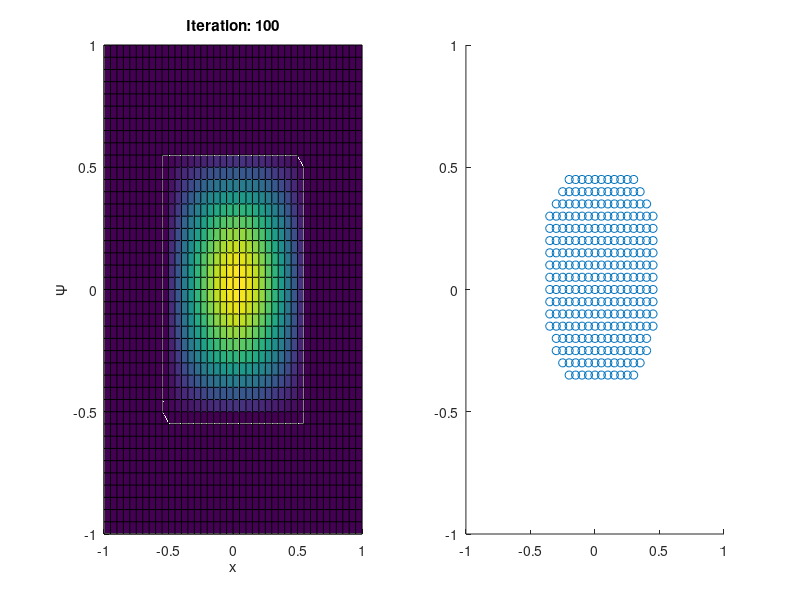

Reproduce this figure in MATLAB.
% qsho_fdrelax.m
% Solve the quantum simple harmonic oscillator for the lowest
% energy wave function using inverse power iteration relaxation
% of the linear system obtained by finite differencing

% Clear memory and show only a few digits
clear all; format short; clf; close all;

% Define values of the independent variable
xmin = -1;
xmax = 1;
ymin = -1;
ymax = 1;
h=0.05;
x=xmin:h:xmax;
y=ymin:h:ymax;
nx = length(x);
ny = length(y);
well_potential = 1e10;
num_states = 1;
thresh = 1e-5;
nits = 100;

% Indexing function
m = @(p,q) (p-1)*nx + q;
% Reverse Indexing
rev = @(k) [floor((k-1)/nx)+1 mod((k-1),nx)+1];

% Size of the linear system
L=length(x)*length(y);

D = zeros(nx*ny,nx*ny);
e=zeros(nx,1);
O=spdiags([e -2*e e], -1:1, nx, nx)/h^2;
I = speye(nx);
L2 = kron(I,O) + kron(I,O);
% Derivative Matrix
for i = 1:nx
    for j = 1:nx
        if i > 1
            D(m(i,j),m(i-1,j)) = 1;
        end
        if i < nx
            D(m(i,j),m(i+1,j)) = 1;
        end
        if j > 1
            D(m(i,j),m(i,j-1)) = 1;
        end
        if j < ny
            D(m(i,j),m(i,j+1)) = 1;
        end
        D(m(i,j),m(i,j)) = -4;
    end
end

D = -D/h^2;

% Add diagonal component associated with the potential
%V = zeros(length(x),length(y));
% 2D Harmonic Oscillator
%V = x'.^2 * ones(1,nx) + ones(1,ny)' * y.^2;
%psi0=cos(0.5*pi*x/5)'*cos(0.5*pi*y/5);


% 2D Infinite well
V = zeros(nx,ny);
V(abs(x)>xmax/2,:) = well_potential;
V(:,abs(y)>ymax/2) = well_potential;
psi0=cos(pi*x/5)'*cos(pi*y/5);

D=D+diag(reshape(V,1,nx*ny));

psi0=reshape(psi0,(nx)*(ny),1);

D=sparse(D);
% Analytic solution for lowest energy wave function
%xa=-5:0.1:5;
%psi_an=exp(-0.5*xa.^2);

tic
%sol = eig(D);
% Inverse
B = inv(D);

%[L,U,P] = lu(D);

for energy_level = 1:num_states
    psi = psi0;
    psi_old = psi;
    figure(energy_level);
    for n=1:nits
        
        % Inverse iteration & normalisation
        %psi = B*psi;
        %Y = L\psi;
        %psi = U\Y;
        psi = B*psi;
        psi = psi/max(psi);
        %psi=psi_new/max(abs(psi_new(:)));
        if abs(sum(psi_old.^2-psi.^2)) < thresh
        %    break;
        end
        
        psi_old = psi;
        
    end
    
    % Plot wave function at each iteration, initial wave
    % function, and analytic solution
    subplot(1,2,1);
    surface(x,y,reshape(psi,nx,ny))
    
    %axis([xmin xmax ymin ymax -1 1]);
    xlabel('x'); ylabel('\Psi');
    title(['Iteration: ',num2str(n)]);
    drawnow;
    
    % Sort values in descending order
    cx = zeros(nx,1);
    cy = zeros(ny,1);
    [sortedValues,sortIndex] = sort(psi.^2/(sum(psi.^2)),'descend');
    summed = 0;
    for item = 1:nx*ny
        if summed < 0.95
            ind = rev(sortIndex(item));
            cx(item) = ind(1);
            cy(item) = ind(2);
        else
            break;
        end
        summed = summed + sortedValues(item);
        
    end
    subplot(1,2,2);
    scatter(cx.*h+xmin,cy.*h+ymin);
    axis([xmin xmax ymin ymax]);
    
    % Calculating Energy of eigenstate
    %Y = L\psi;
    %energy_est = psi./(L\psi);
    energy_est = psi./(B*psi);
    energy_est = reshape(energy_est,nx,ny);
    energy_est = mean(mean(energy_est(abs(x)<=xmax/2, abs(y)<=ymax/2)));
    
    disp('Estimate of eigenvalue E: ');
    disp(energy_est);
    %disp(E_analy);
    
    % Deflation
    %B = B - (psi*psi')/(energy_est*psi'*psi);
    B = B - (psi*psi')/(energy_est*psi'*psi);
    %psiA = psi/sqrt(sum(psi.^2));
    %D = D-(psiA'*D*psiA);
    %[L,U,P] = lu(D);
    %U = U-diag(energy_est*ones(nx*ny,1));
end
toc

E_analy = zeros(5,5);
for n_x =1:5
    for n_y = 1:5
        E_analy(n_x,n_y) = (n_x*pi + n_y*pi)^2/(xmax-xmin)^2;
        % E_analy(n_x,n_y) = n_x^2*pi^2/(xmax-xmin)^2 + ...
        %    2*n_x*n_y*pi^2/((xmax-xmin)*(ymax-ymin)) + ...
        %n_y^2*pi^2/(ymax-ymin)^2;
    end
end

